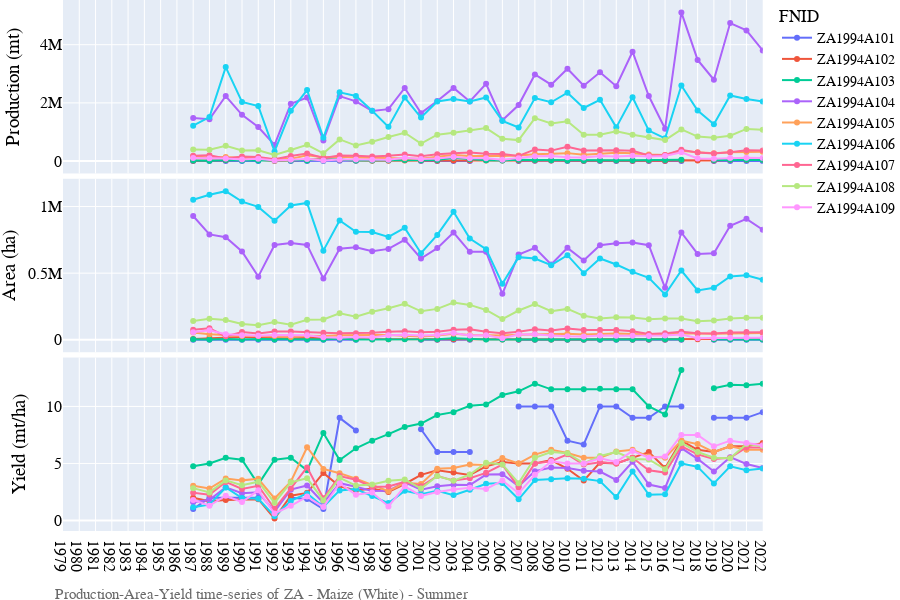
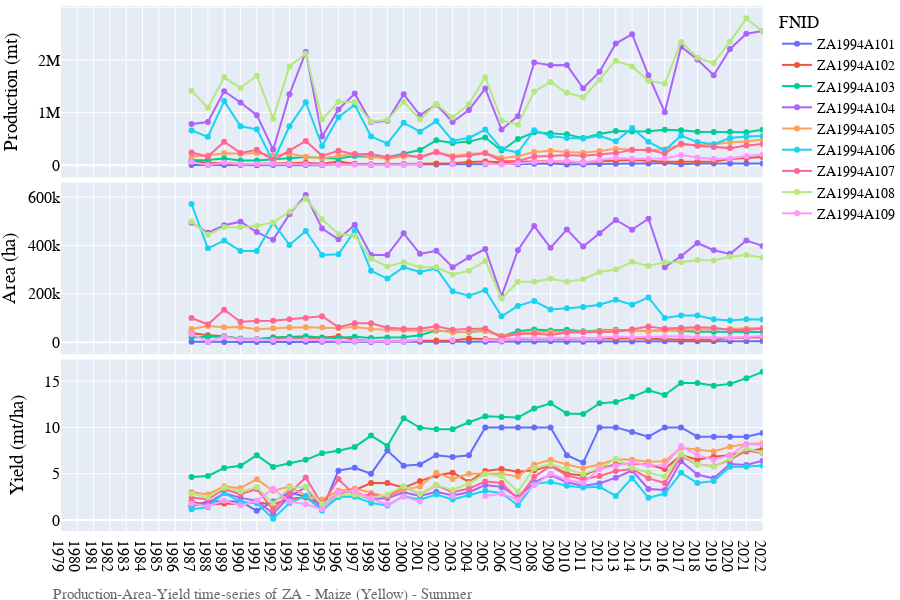
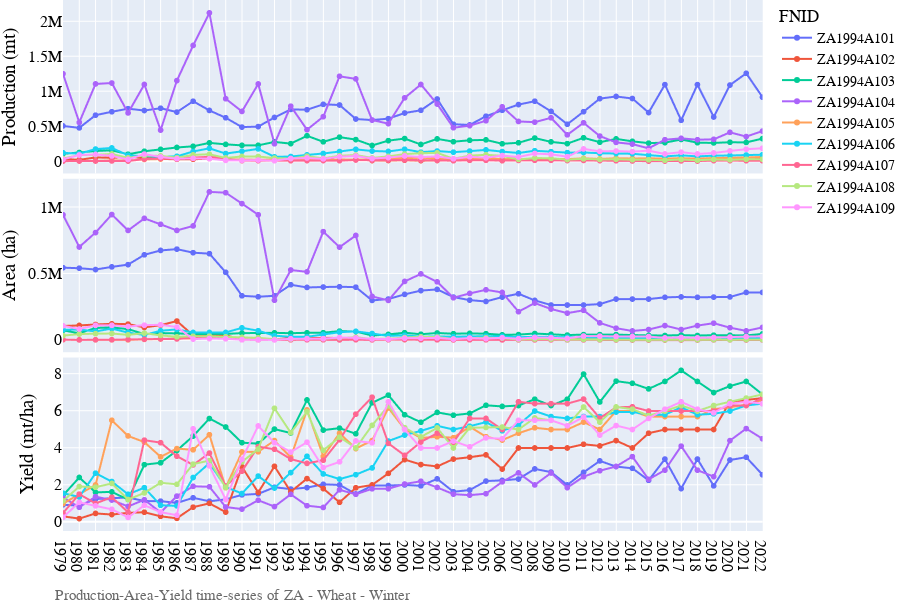

Notebook source saved alongside these figures, in order:
### Code cell
# Lineplot of Production-Area-Yield time-series
country_iso, country_name = 'ZA', 'South Africa'
df = pd.read_csv('../data/crop/adm_crop_production_%s.csv' % country_iso, index_col=0)
df['year'] = df['harvest_year']
year = [df['year'].min(), df['year'].max()]
product_season = [
    ['Maize (White)','Summer'],
    ['Maize (Yellow)','Summer'],
    ['Wheat','Winter'],
]
for product_name, season_name in product_season:
    footnote = 'Production-Area-Yield time-series of %s - %s - %s' % (country_iso, product_name, season_name)
    fn_save = '../figures/%s_line_pay_%s_%s.png' % (country_iso, product_name, season_name)
    sub = df[(df['product'] == product_name) & (df['season_name'] == season_name)]
    fig = PlotLinePAY(sub, year, footnote)#, fn_save)
    fig.show()
